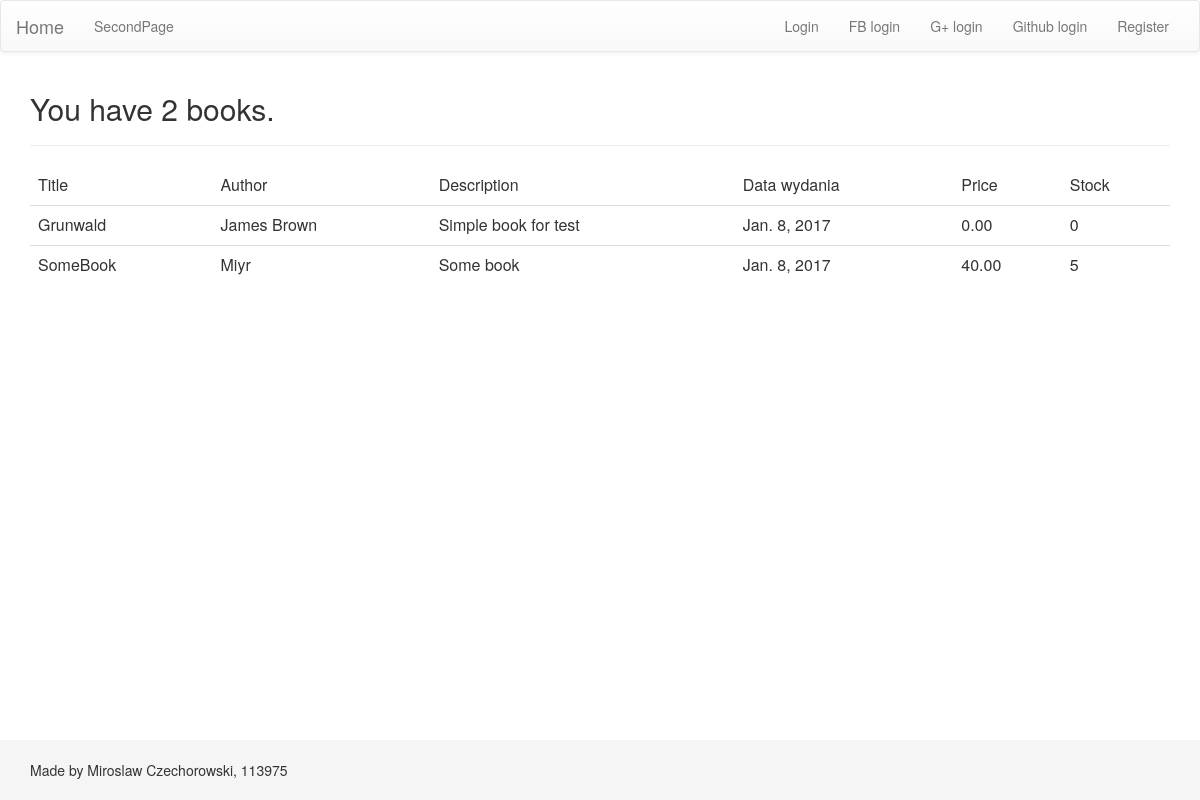
The page / on the database its author committed.
### store/models.py (models this page shows)
class Book (models.Model):
    title = models.CharField(max_length=200)
    author = models.CharField(max_length=200)
    price = models.DecimalField(decimal_places=2,max_digits=8)
    stock = models.IntegerField(default=0)
    description = models.TextField()
    date = models.DateField(default=timezone.now)
    publish_date = models.DateField(default=timezone.now)

### store/views.py (the view)
# urls.py: url(r'^$', views.books_list, name='books'),
def books_list(request):
    books = Book.objects.all()
    return render(request, 'books.html', {'books': books})

### store/templates/books.html
{% extends 'base.html' %}
{% block content %}
<div class="container">
            <h2> You have {{ books.count }} book{{ books.count | pluralize }}.</h2>
<hr>
            <table class="table .table-striped">
                <thead>
                    <tr>
                        <td>Title</td>
                        <td>Author</td>
                        <td>Description</td>
                        <td>Data wydania</td>
                        <td>Price</td>
                        <td>Stock</td>
                    </tr>
                </thead>
            {% for book in books %}
                <tr>
                    <td>{{ book.title }}</td>
                    <td>{{ book.author }}</td>
                    <td>{{ book.description }}</td>
                    <td>{{ book.date }}</td>
                    <td>{{ book.price }}</td>
                    <td>{{ book.stock }}</td>
                </tr>
            {% endfor %}
            </table>
</div>
{% endblock %}

### store/templates/base.html (shortened to what this page needs)
{% load staticfiles %}
<html>
    <head>
        <link rel="stylesheet" href="//maxcdn.bootstrapcdn.com/bootstrap/3.2.0/css/bootstrap.min.css">
        <link rel="stylesheet" href="//maxcdn.bootstrapcdn.com/bootstrap/3.2.0/css/bootstrap-theme.min.css">
    </head>
    <body>
        <nav class="navbar navbar-default">
  <div class="container-fluid">
    <div class="navbar-header">
      <a class="navbar-brand" href="/">Home</a>
    </div>
    <div class="collapse navbar-collapse" id="bs-example-navbar-collapse-1">
      <ul class="nav navbar-nav">
        <li><a href="#">SecondPage</a></li>
      </ul>
      <ul class="nav navbar-nav navbar-right">
            {% if user.is_anonymous %}
            <li><a href="/accounts/login">Login</a></li>
                <li><a href="/accounts/facebook/login">FB login</a></li>
                <li><a href="/accounts/google/login">G+ login</a></li>
                <li><a href="/accounts/github/login">Github login</a></li>
            <li><a href="/accounts/register">Register</a></li>
            {% endif %}
      </ul>
    </div>
  </div>
</nav>
    {% block content %}
    {% endblock %}
<footer class="footer" style="position: absolute;
bottom: 0;
width: 100%;
/* Set the fixed height of the footer here */
height: 60px;
line-height: 60px;
/* Vertically center the text there */
background-color: #f5f5f5;">
    <div class="container">
        Made by Miroslaw Czechorowski, 113975
    </div>
</footer>
</body>
</html>

### rows shown on the page
Book: title "Grunwald", author "James Brown", description "Simple book for test", date "Jan. 8, 2017", price "0.00", stock "0"
Book: title "SomeBook", author "Miyr", description "Some book", date "Jan. 8, 2017", price "40.00", stock "5"

### other values the page prints
{{ books.count }} "2"
{{ books.count | pluralize }} "s"
